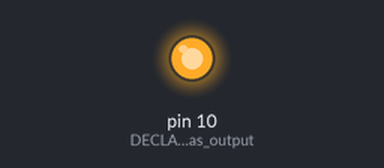
A sketch run on a simulated Arduino Uno, built with avr-gcc and run on an emulated ATmega328P. Shown: output pins drawn as LEDs (lit = HIGH).

Above: at 1.5 s.
At 6.15 s:
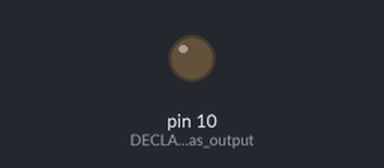
Timing chart, 0 to 7.1 s (numbered marks = the images above):
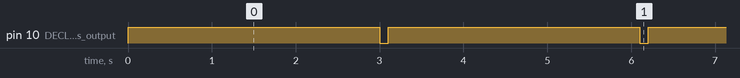

The sketch:

caleb_blink_code.ino
```cpp
void setup() {
  pinMode (10, OUTPUT);  //DECLARE pin 13 as output
}
void loop() {
 digitalWrite(10, HIGH);
 delay(3000);
 digitalWrite(10, LOW);
 delay(100);

}
```

Measured:
- by itself, pin 10 (DECLARE_pin_13_as_output): alternates HIGH for 3.0 s and LOW for 0.10 s
